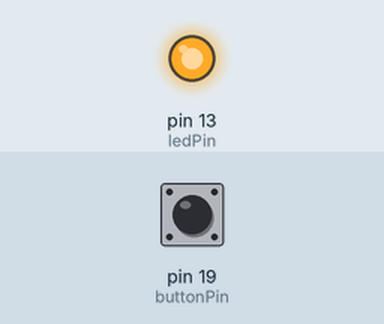
Recording of a sketch running on a simulated Arduino Uno, built with avr-gcc and run on an emulated ATmega328P. Shown: output pins drawn as LEDs (lit = HIGH). Inputs (shaded band) come from the test bench; at power-on: pin 19 (buttonPin) HIGH.

Above: at 1.2 s.
1.3 s: pin 19 (buttonPin) pulled LOW for 0.15 s
At 2.2 s:
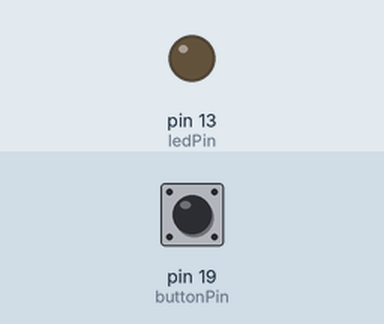
2.9 s: pin 19 (buttonPin) pulled LOW for 1 s
At 4.6 s:
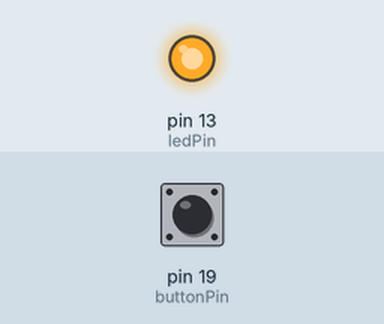
5.4 s: pin 19 (buttonPin) pulled LOW for 3.2 s
At 9.4 s:
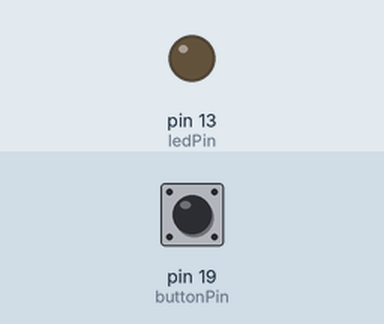
Timing chart, 0 to 10.9 s (numbered marks = the images above; inputs shaded):
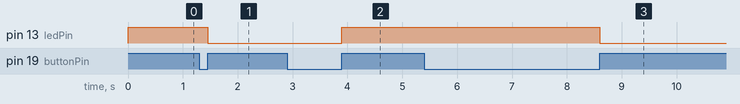

Measured:
- after the input at 1.3 s, pin 13 (ledPin): HIGH → LOW after 0.15 s
- after the input at 2.9 s, pin 13 (ledPin): LOW → HIGH after 1.0 s
- after the input at 5.4 s, pin 13 (ledPin): HIGH → LOW after 3.2 s

The sketch:

sketch_dec4e.ino
```cpp
// Definição dos pinos para o botão e LED
const int buttonPin = 19; // Pino do botão
const int ledPin = 13; // Pino do LED

// Variáveis para controlar o estado do botão, LED e sua última leitura
int buttonState = LOW;
int lastButtonState = LOW;
bool ledOn = false;

void setup() {
  Serial.begin(115200); // Inicialização da comunicação serial
  pinMode(buttonPin, INPUT_PULLUP); // Configura o pino do botão como entrada com pull-up interno
  pinMode(ledPin, OUTPUT); // Configura o pino do LED como saída
}

void loop() {
  buttonState = digitalRead(buttonPin); // Lê o estado atual do botão

  if (buttonState == HIGH && lastButtonState == LOW) {
    // Se o botão foi pressionado uma vez
    if (!ledOn) {
      digitalWrite(ledPin, HIGH); // Liga o LED se estiver apagado
      ledOn = true;
    } else {
      digitalWrite(ledPin, LOW); // Desliga o LED se estiver ligado
      ledOn = false;
    }
  }

  lastButtonState = buttonState; // Atualiza o estado anterior do botão para a próxima iteração
}
```
